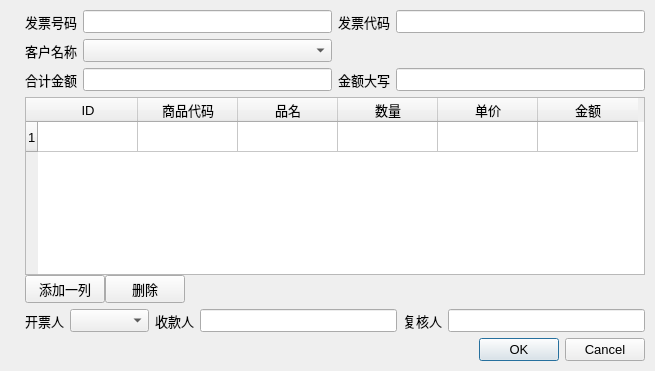
<?xml version="1.0" encoding="UTF-8"?>
<ui version="4.0">
 <class>Dialog</class>
 <widget class="QDialog" name="Dialog">
  <property name="geometry">
   <rect>
    <x>0</x>
    <y>0</y>
    <width>655</width>
    <height>371</height>
   </rect>
  </property>
  <property name="font">
   <font>
    <pointsize>10</pointsize>
   </font>
  </property>
  <property name="windowTitle">
   <string>编辑发票信息</string>
  </property>
  <property name="windowIcon">
   <iconset>
    <normaloff>:/icon/edit.png</normaloff>:/icon/edit.png</iconset>
  </property>
  <layout class="QVBoxLayout" name="verticalLayout">
   <property name="leftMargin">
    <number>25</number>
   </property>
   <property name="topMargin">
    <number>10</number>
   </property>
   <property name="rightMargin">
    <number>10</number>
   </property>
   <property name="bottomMargin">
    <number>10</number>
   </property>
   <item>
    <layout class="QVBoxLayout" name="verticalLayout_2">
     <property name="margin">
      <number>0</number>
     </property>
     <item>
      <layout class="QGridLayout" name="gridLayout">
       <property name="margin">
        <number>0</number>
       </property>
       <item row="0" column="0">
        <widget class="QLabel" name="label">
         <property name="text">
          <string>发票号码</string>
         </property>
        </widget>
       </item>
       <item row="0" column="2">
        <widget class="QLabel" name="label_8">
         <property name="text">
          <string>发票代码</string>
         </property>
        </widget>
       </item>
       <item row="4" column="0">
        <widget class="QLabel" name="label_3">
         <property name="text">
          <string>合计金额</string>
         </property>
        </widget>
       </item>
       <item row="0" column="3">
        <widget class="QLineEdit" name="invoice_code_lineEdit"/>
       </item>
       <item row="0" column="1">
        <widget class="QLineEdit" name="invoice_num_lineEdit"/>
       </item>
       <item row="4" column="1">
        <widget class="QLineEdit" name="total_num_lineEdit"/>
       </item>
       <item row="4" column="3">
        <widget class="QLineEdit" name="total_num_cn_lineEdit">
         <property name="enabled">
          <bool>true</bool>
         </property>
         <property name="dragEnabled">
          <bool>true</bool>
         </property>
        </widget>
       </item>
       <item row="4" column="2">
        <widget class="QLabel" name="label_7">
         <property name="text">
          <string>金额大写</string>
         </property>
        </widget>
       </item>
       <item row="3" column="0">
        <widget class="QLabel" name="label_2">
         <property name="text">
          <string>客户名称</string>
         </property>
        </widget>
       </item>
       <item row="3" column="1">
        <widget class="QComboBox" name="custom_name_comboBox"/>
       </item>
      </layout>
     </item>
     <item>
      <layout class="QVBoxLayout" name="verticalLayout_3">
       <property name="spacing">
        <number>0</number>
       </property>
       <property name="topMargin">
        <number>0</number>
       </property>
       <item>
        <widget class="QTableWidget" name="invoice_detail_tableWidget">
         <property name="rowCount">
          <number>1</number>
         </property>
         <row/>
         <column>
          <property name="text">
           <string>ID</string>
          </property>
         </column>
         <column>
          <property name="text">
           <string>商品代码</string>
          </property>
         </column>
         <column>
          <property name="text">
           <string>品名</string>
          </property>
         </column>
         <column>
          <property name="text">
           <string>数量</string>
          </property>
         </column>
         <column>
          <property name="text">
           <string>单价</string>
          </property>
         </column>
         <column>
          <property name="text">
           <string>金额</string>
          </property>
         </column>
         <item row="0" column="0">
          <property name="text">
           <string/>
          </property>
          <property name="flags">
           <set>ItemIsSelectable|ItemIsEditable|ItemIsDragEnabled|ItemIsUserCheckable|ItemIsEnabled</set>
          </property>
         </item>
         <item row="0" column="1">
          <property name="text">
           <string/>
          </property>
         </item>
         <item row="0" column="2">
          <property name="text">
           <string/>
          </property>
         </item>
        </widget>
       </item>
       <item>
        <layout class="QHBoxLayout" name="horizontalLayout">
         <property name="topMargin">
          <number>0</number>
         </property>
         <item>
          <widget class="QPushButton" name="add_invoice_detail_btn">
           <property name="text">
            <string>添加一列</string>
           </property>
          </widget>
         </item>
         <item>
          <widget class="QPushButton" name="del_invoice_detail_btn">
           <property name="text">
            <string>删除</string>
           </property>
          </widget>
         </item>
         <item>
          <spacer name="horizontalSpacer">
           <property name="orientation">
            <enum>Qt::Horizontal</enum>
           </property>
           <property name="sizeHint" stdset="0">
            <size>
             <width>40</width>
             <height>20</height>
            </size>
           </property>
          </spacer>
         </item>
        </layout>
       </item>
      </layout>
     </item>
     <item>
      <layout class="QGridLayout" name="gridLayout_2">
       <property name="margin">
        <number>0</number>
       </property>
       <item row="0" column="6">
        <widget class="QLineEdit" name="reviewer_lineEdit"/>
       </item>
       <item row="0" column="4">
        <widget class="QLineEdit" name="beneficiary_lineEdit"/>
       </item>
       <item row="0" column="1">
        <widget class="QLabel" name="label_5">
         <property name="text">
          <string>开票人</string>
         </property>
        </widget>
       </item>
       <item row="0" column="3">
        <widget class="QLabel" name="label_6">
         <property name="text">
          <string>收款人</string>
         </property>
        </widget>
       </item>
       <item row="0" column="5">
        <widget class="QLabel" name="label_4">
         <property name="text">
          <string>复核人</string>
         </property>
        </widget>
       </item>
       <item row="0" column="2">
        <widget class="QComboBox" name="drawer_comboBox"/>
       </item>
      </layout>
     </item>
    </layout>
   </item>
   <item>
    <widget class="QDialogButtonBox" name="buttonBox">
     <property name="orientation">
      <enum>Qt::Horizontal</enum>
     </property>
     <property name="standardButtons">
      <set>QDialogButtonBox::Cancel|QDialogButtonBox::Ok</set>
     </property>
     <property name="centerButtons">
      <bool>false</bool>
     </property>
    </widget>
   </item>
  </layout>
 </widget>
 <tabstops>
  <tabstop>custom_name_comboBox</tabstop>
  <tabstop>invoice_detail_tableWidget</tabstop>
  <tabstop>beneficiary_lineEdit</tabstop>
  <tabstop>reviewer_lineEdit</tabstop>
  <tabstop>buttonBox</tabstop>
  <tabstop>invoice_num_lineEdit</tabstop>
  <tabstop>invoice_code_lineEdit</tabstop>
  <tabstop>total_num_cn_lineEdit</tabstop>
  <tabstop>total_num_lineEdit</tabstop>
 </tabstops>
 <resources/>
 <connections>
  <connection>
   <sender>buttonBox</sender>
   <signal>rejected()</signal>
   <receiver>Dialog</receiver>
   <slot>reject()</slot>
   <hints>
    <hint type="sourcelabel">
     <x>333</x>
     <y>381</y>
    </hint>
    <hint type="destinationlabel">
     <x>286</x>
     <y>206</y>
    </hint>
   </hints>
  </connection>
  <connection>
   <sender>buttonBox</sender>
   <signal>accepted()</signal>
   <receiver>Dialog</receiver>
   <slot>accept()</slot>
   <hints>
    <hint type="sourcelabel">
     <x>272</x>
     <y>381</y>
    </hint>
    <hint type="destinationlabel">
     <x>157</x>
     <y>206</y>
    </hint>
   </hints>
  </connection>
 </connections>
</ui>
